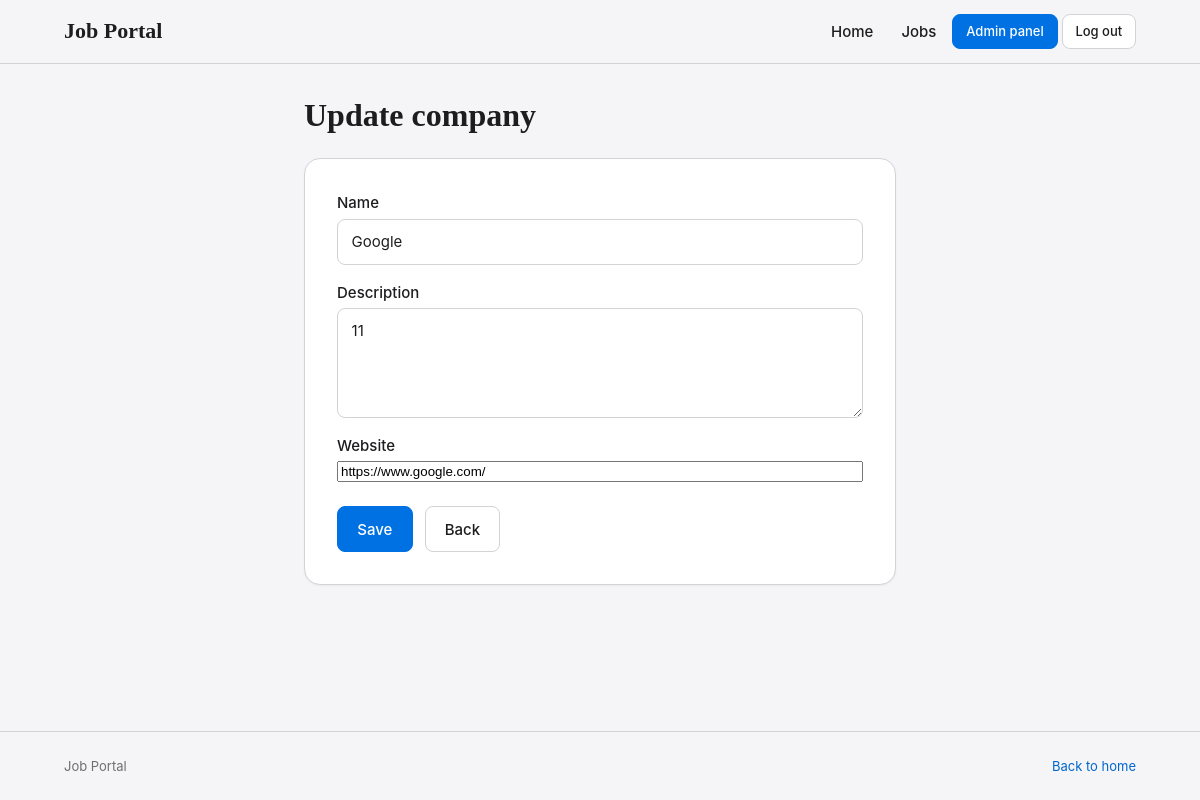
The page /update_company/1/ (signed in) on the database its author committed.
### myapp/models.py (models this page shows, shortened)
class Company(models.Model):
    name = models.CharField(max_length=100)
    description = models.TextField()
    website = models.URLField()

### myapp/views.py (the view)
# urls.py: path('update_company/<int:pk>/', update_company, name='update_company'),
@login_required
def update_company(request, pk):
    if request.user.username != 'admin':
        return redirect('home')
    company = get_object_or_404(Company, pk = pk)
    if request.method == 'POST':
        company.name = request.POST.get('name')
        company.description = request.POST.get('description')
        company.website = request.POST.get('website')
        company.save()
        return redirect('admin_panel')
    return render(request, 'update_company.html', {'company': company})

### templates/update_company.html (shortened to what this page needs)
{% extends "base.html" %}
{% block container_class %}container-narrow{% endblock %}
{% block content %}
<div class="page-header"><h1>Update company</h1></div>
<form method="post" class="card form-card stack">
    <div class="field"><label for="name">Name</label><input name="name" id="name" value="{{ company.name }}" required></div>
    <div class="field"><label for="description">Description</label><textarea name="description" id="description" required>{{ company.description }}</textarea></div>
    <div class="field"><label for="website">Website</label><input type="url" name="website" id="website" value="{{ company.website }}" required></div>
    <div class="form-actions">
        <button type="submit" class="btn btn-primary">Save</button>
        <a class="btn" href="{% url 'admin_panel' %}">Back</a>
    </div>
</form>
{% endblock %}

### static/css/style.css (style rules this page uses)
:root { color-scheme: light; --color-primary: #0071E3; --color-on-primary: #FFFFFF; --color-primary-hover: #0062C3; --color-primary-soft: #E8F1FC; --color-primary-text: #0066CC; --color-primary-text-hover: #004C99; --color-secondary: #1D1D1F; --color-accent: #0071E3; --color-accent-soft: #E8F1FC; --color-background: #F5F5F7; --color-surface: #FFFFFF; --color-text: #1D1D1F; --color-muted: #6E6E73; --color-border: #D2D2D7; --color-border-strong: #B8B8BF; --color-danger: #C0272D; --color-danger-soft: #FCEBEA; --font-sans: -apple-system, BlinkMacSystemFont, "Inter", "Segoe UI", Roboto, Helvetica, Arial, sans-serif; --font-serif: "Iowan Old Style", "Palatino Linotype", Palatino, Georgia, serif; --text-xs: 0.8125rem; --text-sm: 0.9375rem; --text-md: 1.0625rem; --text-lg: 1.375rem; --text-xl: 2rem; --text-hero: clamp(2.25rem, 5vw, 3.75rem); --weight-regular: 400; --weight-medium: 500; --weight-bold: 600; --space-1: 0.25rem; --space-2: 0.5rem; --space-3: 0.75rem; --space-4: 1rem; --space-5: 1.5rem; --space-6: 2rem; --space-7: 3rem; --space-8: 4.5rem; --radius-sm: 8px; --radius-md: 12px; --radius-lg: 16px; --shadow-sm: 0 1px 2px rgba(0, 0, 0, 0.05); --shadow-md: 0 6px 20px rgba(0, 0, 0, 0.08); --transition: 180ms ease; --container: 1120px; --container-narrow: 640px; --header-height: 64px; }
*, *::before, *::after { box-sizing: border-box; }
html { -webkit-text-size-adjust: 100%; scroll-behavior: smooth; }
body { margin: 0; min-height: 100vh; display: flex; flex-direction: column; font-family: var(--font-sans); font-size: var(--text-md); line-height: 1.55; color: var(--color-text); background: var(--color-background); -webkit-font-smoothing: antialiased; }
h1, h2, h3 { font-family: var(--font-serif); font-weight: var(--weight-bold); color: var(--color-text); line-height: 1.2; margin: 0 0 var(--space-3); }
h1 { font-size: var(--text-xl); }
a { color: var(--color-primary-text); text-decoration: none; transition: color var(--transition); }
.page-header { display: flex; flex-wrap: wrap; align-items: flex-end; justify-content: space-between; gap: var(--space-4); margin-bottom: var(--space-5); }
.page-header h1 { margin: 0; }
.stack { display: flex; flex-direction: column; gap: var(--space-4); }
.btn { display: inline-flex; align-items: center; justify-content: center; gap: var(--space-2); padding: 0.65rem 1.2rem; font: inherit; font-size: var(--text-sm); font-weight: var(--weight-medium); color: var(--color-text); background: var(--color-surface); border: 1px solid var(--color-border); border-radius: var(--radius-sm); cursor: pointer; transition: background var(--transition), border-color var(--transition), transform var(--transition); }
.btn-primary { color: var(--color-on-primary); background: var(--color-primary); border-color: var(--color-primary); }
.card { background: var(--color-surface); border: 1px solid var(--color-border); border-radius: var(--radius-lg); padding: var(--space-5); box-shadow: var(--shadow-sm); }
input[type="text"], input[type="password"], input[type="number"], input[type="date"], input:not([type]), select, textarea { width: 100%; padding: 0.65rem 0.85rem; font: inherit; font-size: var(--text-sm); color: var(--color-text); background: var(--color-surface); border: 1px solid var(--color-border); border-radius: var(--radius-sm); transition: border-color var(--transition), box-shadow var(--transition); }
input::placeholder, textarea::placeholder { color: #A1A1A6; }
textarea { min-height: 110px; resize: vertical; }
.field { display: flex; flex-direction: column; gap: var(--space-1); }
.field label { font-size: var(--text-sm); font-weight: var(--weight-medium); color: var(--color-text); }
.form-card { padding: var(--space-6); }
.form-actions { display: flex; flex-wrap: wrap; gap: var(--space-3); margin-top: var(--space-2); }

### rows shown on the page
Company: name "Google", description "11", website "https://www.google.com/"
